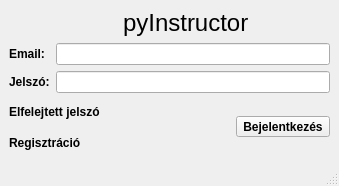
<?xml version="1.0" encoding="UTF-8"?>
<ui version="4.0">
 <class>MainWindow</class>
 <widget class="QMainWindow" name="MainWindow">
  <property name="geometry">
   <rect>
    <x>0</x>
    <y>0</y>
    <width>339</width>
    <height>186</height>
   </rect>
  </property>
  <property name="windowTitle">
   <string>Bejelentkezés</string>
  </property>
  <widget class="QWidget" name="centralwidget">
   <layout class="QGridLayout" name="gridLayout">
    <item row="0" column="0">
     <widget class="QLabel" name="label_5">
      <property name="text">
       <string/>
      </property>
      <property name="pixmap">
       <pixmap resource="Resources/loginResource.qrc">:/login/pythonLogoSmall.png</pixmap>
      </property>
     </widget>
    </item>
    <item row="0" column="1" colspan="2">
     <widget class="QLabel" name="label_4">
      <property name="font">
       <font>
        <pointsize>18</pointsize>
       </font>
      </property>
      <property name="text">
       <string>pyInstructor</string>
      </property>
     </widget>
    </item>
    <item row="1" column="0" colspan="3">
     <layout class="QFormLayout" name="formLayout">
      <item row="0" column="0">
       <widget class="QLabel" name="label">
        <property name="font">
         <font>
          <weight>75</weight>
          <bold>true</bold>
         </font>
        </property>
        <property name="text">
         <string>Email:</string>
        </property>
       </widget>
      </item>
      <item row="0" column="1">
       <widget class="QLineEdit" name="emailField"/>
      </item>
      <item row="1" column="0">
       <widget class="QLabel" name="label_2">
        <property name="font">
         <font>
          <weight>75</weight>
          <bold>true</bold>
         </font>
        </property>
        <property name="text">
         <string>Jelszó:</string>
        </property>
       </widget>
      </item>
      <item row="1" column="1">
       <widget class="QLineEdit" name="passwordField"/>
      </item>
     </layout>
    </item>
    <item row="2" column="0" colspan="2">
     <widget class="QLabel" name="forgetPasswordLabel">
      <property name="font">
       <font>
        <weight>75</weight>
        <bold>true</bold>
       </font>
      </property>
      <property name="text">
       <string>Elfelejtett jelszó</string>
      </property>
     </widget>
    </item>
    <item row="2" column="2" rowspan="2">
     <widget class="QToolButton" name="loginButton">
      <property name="font">
       <font>
        <weight>75</weight>
        <bold>true</bold>
       </font>
      </property>
      <property name="text">
       <string>Bejelentkezés</string>
      </property>
      <property name="icon">
       <iconset resource="Resources/loginResource.qrc">
        <normaloff>:/login/keywords1.png</normaloff>:/login/keywords1.png</iconset>
      </property>
      <property name="iconSize">
       <size>
        <width>32</width>
        <height>32</height>
       </size>
      </property>
      <property name="toolButtonStyle">
       <enum>Qt::ToolButtonTextBesideIcon</enum>
      </property>
     </widget>
    </item>
    <item row="3" column="0">
     <widget class="QLabel" name="registerLabel">
      <property name="font">
       <font>
        <weight>75</weight>
        <bold>true</bold>
       </font>
      </property>
      <property name="text">
       <string>Regisztráció</string>
      </property>
     </widget>
    </item>
   </layout>
  </widget>
  <widget class="QStatusBar" name="statusbar"/>
 </widget>
 <resources>
  <include location="Resources/loginResource.qrc"/>
  <include location="C:/Users/Adam/Anaconda/Lib/site-packages/PyQt4/Resources/loginResource.qrc"/>
 </resources>
 <connections/>
</ui>
